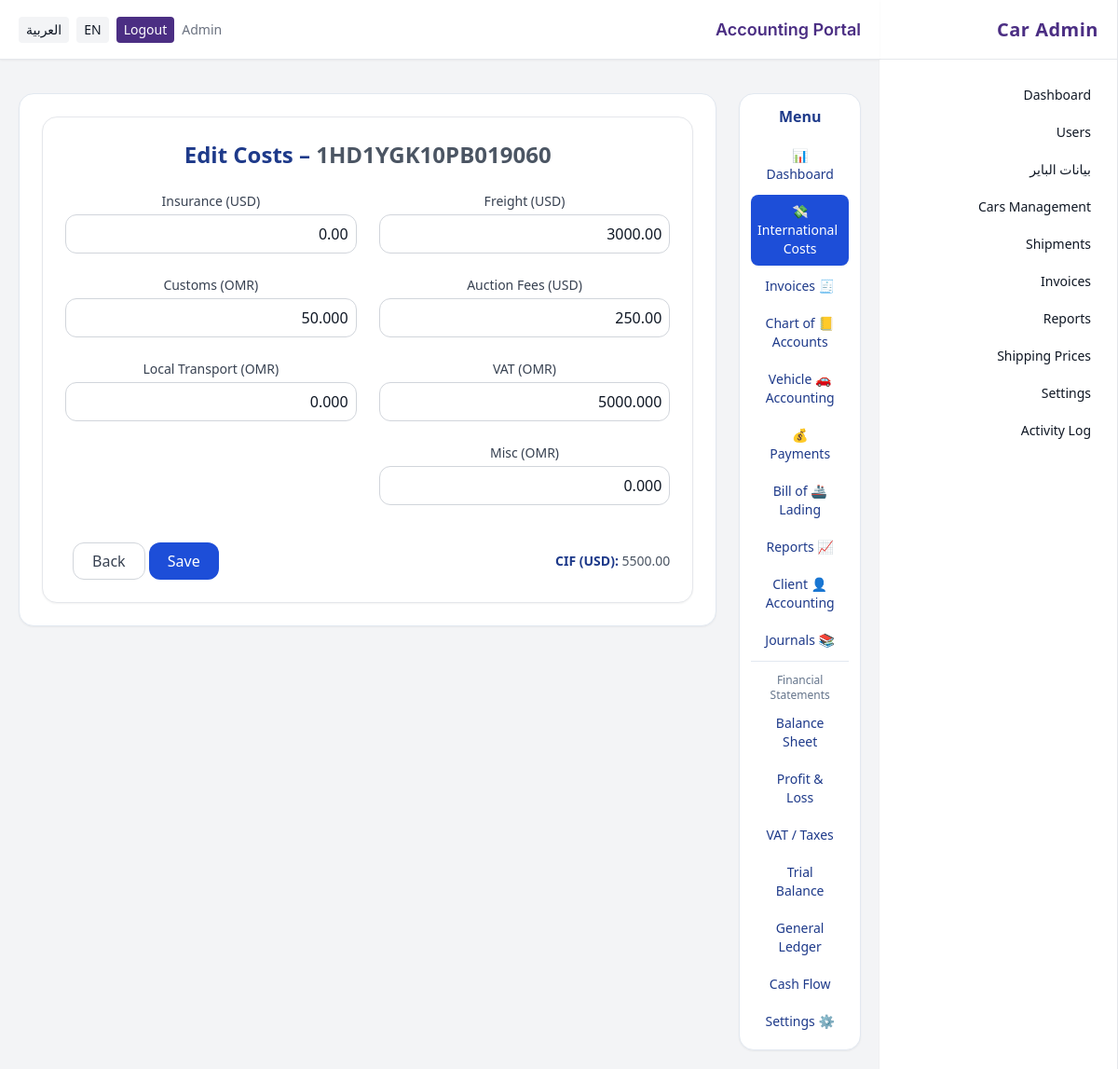
/acct/costs/1 (signed in), run on the app's committed database.
### app/models.py (models this page shows, shortened)
class User(db.Model, UserMixin):
    __tablename__ = "users"
    id = db.Column(db.Integer, primary_key=True)
    name = db.Column(db.String(150))
    email = db.Column(db.String(180), unique=True, index=True)
    phone = db.Column(db.String(50))
    password_hash = db.Column(db.String(200))
    role_id = db.Column(db.Integer, db.ForeignKey("roles.id"))
    active = db.Column(db.Boolean, default=True)
    created_at = db.Column(db.DateTime, default=datetime.utcnow)
    last_login_at = db.Column(db.DateTime)
    role = db.relationship("Role")
    @property
    def is_active(self):
        return bool(self.active)

class Vehicle(db.Model):
    __tablename__ = "vehicles"
    id = db.Column(db.Integer, primary_key=True)
    vin = db.Column(db.String(30), unique=True, index=True)
    make = db.Column(db.String(100))
    model = db.Column(db.String(100))
    year = db.Column(db.Integer)
    auction_id = db.Column(db.Integer, db.ForeignKey("auctions.id"))
    owner_customer_id = db.Column(db.Integer, db.ForeignKey("customers.id"), nullable=True)
    status = db.Column(db.String(50), default="New car")
    current_location = db.Column(db.String(200))
    purchase_price_usd = db.Column(db.Numeric(12,2))
    purchase_date = db.Column(db.DateTime)
    created_at = db.Column(db.DateTime, default=datetime.utcnow)
    share_token: Optional[str] = db.Column(db.String(64), unique=True, index=True)
    share_enabled: bool = db.Column(db.Boolean, default=False, nullable=False)
    auction = db.relationship("Auction")
    owner = db.relationship("Customer")
    cost_items = db.relationship("CostItem", backref="vehicle")

class InternationalCost(db.Model):
    __tablename__ = "international_costs"
    id = db.Column(db.Integer, primary_key=True)
    vehicle_id = db.Column(db.Integer, db.ForeignKey("vehicles.id"), unique=True)
    freight_usd = db.Column(db.Numeric(12,2))
    insurance_usd = db.Column(db.Numeric(12,2))
    auction_fees_usd = db.Column(db.Numeric(12,2))
    customs_omr = db.Column(db.Numeric(12,3))
    vat_omr = db.Column(db.Numeric(12,3))
    local_transport_omr = db.Column(db.Numeric(12,3))
    misc_omr = db.Column(db.Numeric(12,3))
    created_at = db.Column(db.DateTime, default=datetime.utcnow)
    vehicle = db.relationship("Vehicle", backref=db.backref("international_cost", uselist=False))
    @property
    def cif_usd(self) -> Decimal:
        cost = Decimal(self.vehicle.purchase_price_usd or 0)
        freight = Decimal(self.freight_usd or 0)
        insurance = Decimal(self.insurance_usd or 0)
        return cost + insurance + freight

### app/blueprints/accounting/routes.py (the view, shortened to what this page needs)
@acct_bp.route('/costs/<int:vehicle_id>', methods=['GET','POST'])
@role_required('accountant', 'admin')
def costs_edit(vehicle_id: int):
    vehicle = db.session.get(Vehicle, vehicle_id)
    if not vehicle:
        flash(_('Vehicle not found'), 'danger')
        return redirect(url_for('acct.costs_list'))
    cost = db.session.query(InternationalCost).filter_by(vehicle_id=vehicle.id).first()
    return render_template('accounting/costs_edit.html', vehicle=vehicle, cost=cost)

### app/security.py (called while the page is built)
def _canonicalize_role(role_name: str | None) -> str | None:
    if not role_name:
        return None
    name = role_name.strip().lower()
    synonyms = {
        "staff": "employee",
        "employees": "employee",
    }
    return synonyms.get(name, name)

def role_required(*allowed_roles: str) -> Callable:
    normalized_allowed = {
        r for r in (_canonicalize_role(r) for r in allowed_roles) if r is not None
    }
    def decorator(view_func: Callable) -> Callable:
        @wraps(view_func)
        @login_required
        def wrapper(*args, **kwargs):
            user_role = getattr(getattr(current_user, "role", None), "name", None)
            user_role_norm = _canonicalize_role(user_role)
            if not user_role_norm or user_role_norm not in normalized_allowed:
                abort(403)
            return view_func(*args, **kwargs)
        return wrapper
    return decorator

### app/templates/accounting/costs_edit.html
{% extends "base_accounting.html" %}
{% block acct_content %}
<div class="bg-white rounded-2xl shadow-sm border border-gray-200 p-6">
  <h2 class="text-2xl font-semibold text-blue-900 mb-6">
    {{ _('Edit Costs') }} – <span class="text-gray-600">{{ vehicle.vin }}</span>
  </h2>
  <form method="post" class="grid grid-cols-1 md:grid-cols-2 gap-6">
    <div>
      <label class="block text-sm font-medium text-gray-700 mb-1">{{ _('Freight (USD)') }}</label>
      <input name="freight_usd" value="{{ cost.freight_usd if cost else '' }}"
             class="w-full border border-gray-300 rounded-xl p-2 focus:outline-none focus:ring-2 focus:ring-blue-600 bg-white" />
    </div>
    <div>
      <label class="block text-sm font-medium text-gray-700 mb-1">{{ _('Insurance (USD)') }}</label>
      <input name="insurance_usd" value="{{ cost.insurance_usd if cost else '' }}"
             class="w-full border border-gray-300 rounded-xl p-2 focus:outline-none focus:ring-2 focus:ring-blue-600 bg-white" />
    </div>
    <div>
      <label class="block text-sm font-medium text-gray-700 mb-1">{{ _('Auction Fees (USD)') }}</label>
      <input name="auction_fees_usd" value="{{ cost.auction_fees_usd if cost else '' }}"
             class="w-full border border-gray-300 rounded-xl p-2 focus:outline-none focus:ring-2 focus:ring-blue-600 bg-white" />
    </div>
    <div>
      <label class="block text-sm font-medium text-gray-700 mb-1">{{ _('Customs (OMR)') }}</label>
      <input name="customs_omr" value="{{ cost.customs_omr if cost else '' }}"
             class="w-full border border-gray-300 rounded-xl p-2 focus:outline-none focus:ring-2 focus:ring-blue-600 bg-white" />
    </div>
    <div>
      <label class="block text-sm font-medium text-gray-700 mb-1">{{ _('VAT (OMR)') }}</label>
      <input name="vat_omr" value="{{ cost.vat_omr if cost else '' }}"
             class="w-full border border-gray-300 rounded-xl p-2 focus:outline-none focus:ring-2 focus:ring-blue-600 bg-white" />
    </div>
    <div>
      <label class="block text-sm font-medium text-gray-700 mb-1">{{ _('Local Transport (OMR)') }}</label>
      <input name="local_transport_omr" value="{{ cost.local_transport_omr if cost else '' }}"
             class="w-full border border-gray-300 rounded-xl p-2 focus:outline-none focus:ring-2 focus:ring-blue-600 bg-white" />
    </div>
    <div>
      <label class="block text-sm font-medium text-gray-700 mb-1">{{ _('Misc (OMR)') }}</label>
      <input name="misc_omr" value="{{ cost.misc_omr if cost else '' }}"
             class="w-full border border-gray-300 rounded-xl p-2 focus:outline-none focus:ring-2 focus:ring-blue-600 bg-white" />
    </div>
    <div class="md:col-span-2 flex items-center justify-between mt-4">
      <div class="text-sm text-gray-600">
        <span class="font-semibold text-blue-900">{{ _('CIF (USD):') }}</span>
        {{ '%.2f'|format(cost.cif_usd if cost else 0) }}
      </div>
      <div class="space-x-2">
        <button class="px-5 py-2 rounded-xl bg-blue-700 hover:bg-blue-800 text-white font-medium transition">
          {{ _('Save') }}
        </button>
        <a href="{{ url_for('acct.costs_list') }}"
           class="px-5 py-2 rounded-xl border border-gray-300 text-gray-700 hover:bg-gray-100 transition">
          {{ _('Back') }}
        </a>
      </div>
    </div>
  </form>
</div>
{% endblock %}

### app/templates/base_admin.html (shortened to what this page needs)
<!doctype html>
<html lang="{{ g.get('lang_code', 'ar') }}" {% if g.get('lang_code', 'ar') == 'ar' %}dir="rtl"{% endif %} class="h-full bg-background">
<head>
  <script src="https://cdn.tailwindcss.com"></script>
  <link href="https://cdnjs.cloudflare.com/ajax/libs/font-awesome/6.5.0/css/all.min.css" rel="stylesheet">
</head>
<body class="h-full text-neutral text-center">
  <div class="min-h-screen flex bg-background">
    {% if current_user.is_authenticated and current_user.role and (current_user.role.name|lower) == 'admin' %}
    <aside class="w-64 hidden md:flex flex-col bg-white border-r border-gray-200 shadow-sm">
      <div class="h-16 flex items-center px-5 border-b border-gray-200">
        <div class="text-primary text-xl font-bold tracking-wide">{{ _('Car Admin') }}</div>
      </div>
      <nav class="flex-1 px-4 py-5 space-y-1 text-sm">
        <a href="{{ url_for('admin.dashboard') }}" class="flex items-center gap-3 px-3 py-2 rounded-lg hover:bg-blue-50 {% if request.endpoint=='admin.dashboard' %}bg-blue-100 text-primary font-semibold{% endif %}">{{ _('Dashboard') }}</a>
        <a href="{{ url_for('admin.users_list') }}" class="flex items-center gap-3 px-3 py-2 rounded-lg hover:bg-blue-50 ">{{ _('Users') }}</a>
        <a href="{{ url_for('admin.buyers_list') }}" class="flex items-center gap-3 px-3 py-2 rounded-lg hover:bg-blue-50 ">بيانات الباير</a>
        <a href="{{ url_for('ops.dashboard') }}" class="flex items-center gap-3 px-3 py-2 rounded-lg hover:bg-blue-50">{{ _('Cars Management') }}</a>
        <a href="{{ url_for('ops.dashboard') }}" class="flex items-center gap-3 px-3 py-2 rounded-lg hover:bg-blue-50">{{ _('Shipments') }}</a>
        <a href="{{ url_for('acct.dashboard') }}" class="flex items-center gap-3 px-3 py-2 rounded-lg hover:bg-blue-50">{{ _('Invoices') }}</a>
        <a href="{{ url_for('admin.reports') }}" class="flex items-center gap-3 px-3 py-2 rounded-lg hover:bg-blue-50 ">{{ _('Reports') }}</a>
        <a href="{{ url_for('admin.shipping_prices_list') }}" class="flex items-center gap-3 px-3 py-2 rounded-lg hover:bg-blue-50 ">{{ _('Shipping Prices') }}</a>
        <a href="{{ url_for('admin.settings') }}" class="flex items-center gap-3 px-3 py-2 rounded-lg hover:bg-blue-50 {% if request.endpoint=='admin.settings' %}bg-blue-100 text-primary font-semibold{% endif %}">{{ _('Settings') }}</a>
        <a href="{{ url_for('admin.activity_log') }}" class="flex items-center gap-3 px-3 py-2 rounded-lg hover:bg-blue-50 ">{{ _('Activity Log') }}</a>
      </nav>
    </aside>
    {% endif %}
    <div class="flex-1 flex flex-col min-w-0">
      <header class="h-16 flex items-center justify-between px-5 bg-white border-b border-gray-200 shadow-sm">
        <div class="text-lg font-semibold text-primary font-heading">{% block header %}{% endblock %}</div>
        <div class="flex items-center gap-2 text-sm">
          {% if current_user.is_authenticated %}
            <span class="text-muted">{{ current_user.name }}</span>
            <a href="{{ url_for('auth.logout') }}" class="px-2 py-1 rounded bg-primary text-white hover:opacity-90 transition">{{ _('Logout') }}</a>
          {% endif %}
          <a href="{{ request.path }}?lang=en" class="px-2 py-1 rounded bg-background hover:bg-white">EN</a>
          <a href="{{ request.path }}?lang=ar" class="px-2 py-1 rounded bg-background hover:bg-white">العربية</a>
        </div>
      </header>
      <div class="px-5 pt-4">
      </div>
      <main class="p-5">
        {% block content %}{% endblock %}
      </main>
    </div>
  </div>
</body>
</html>

### app/templates/base_admin.html (style rules this page uses)
body { font-family: ui-sans-serif, system-ui, -apple-system, Segoe UI, Roboto, Arial, sans-serif; }

### data on the page
User: name "Admin"
Vehicle: vin "1HD1YGK10PB019060", purchase_price_usd.insurance_usd "5500.00"
InternationalCost: freight_usd "3000.00", insurance_usd "0.00", auction_fees_usd "250.00", customs_omr "50.000", vat_omr "5000.000", local_transport_omr "0.000", misc_omr "0.000"
